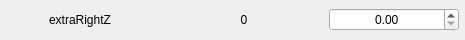
                      <widget class="QFrame" name="frame_64">
                       <property name="minimumSize">
                        <size>
                         <width>465</width>
                         <height>40</height>
                        </size>
                       </property>
                       <property name="maximumSize">
                        <size>
                         <width>465</width>
                         <height>40</height>
                        </size>
                       </property>
                       <property name="frameShape">
                        <enum>QFrame::NoFrame</enum>
                       </property>
                       <property name="frameShadow">
                        <enum>QFrame::Sunken</enum>
                       </property>
                       <layout class="QHBoxLayout" name="horizontalLayout_66">
                        <property name="spacing">
                         <number>5</number>
                        </property>
                        <property name="leftMargin">
                         <number>0</number>
                        </property>
                        <property name="topMargin">
                         <number>0</number>
                        </property>
                        <property name="rightMargin">
                         <number>5</number>
                        </property>
                        <property name="bottomMargin">
                         <number>0</number>
                        </property>
                        <item>
                         <widget class="QLabel" name="label_131">
                          <property name="minimumSize">
                           <size>
                            <width>158</width>
                            <height>0</height>
                           </size>
                          </property>
                          <property name="maximumSize">
                           <size>
                            <width>158</width>
                            <height>16777215</height>
                           </size>
                          </property>
                          <property name="toolTip">
                           <string>Additional offset on left and right foot target orientation (in radians). They must be set to zero if not used.</string>
                          </property>
                          <property name="text">
                           <string>extraRightZ</string>
                          </property>
                          <property name="alignment">
                           <set>Qt::AlignCenter</set>
                          </property>
                         </widget>
                        </item>
                        <item>
                         <widget class="QLabel" name="label_132">
                          <property name="minimumSize">
                           <size>
                            <width>158</width>
                            <height>0</height>
                           </size>
                          </property>
                          <property name="maximumSize">
                           <size>
                            <width>158</width>
                            <height>16777215</height>
                           </size>
                          </property>
                          <property name="text">
                           <string>0</string>
                          </property>
                          <property name="alignment">
                           <set>Qt::AlignCenter</set>
                          </property>
                         </widget>
                        </item>
                        <item>
                         <widget class="QDoubleSpinBox" name="doubleSpinBox_63">
                          <property name="minimumSize">
                           <size>
                            <width>130</width>
                            <height>0</height>
                           </size>
                          </property>
                          <property name="maximumSize">
                           <size>
                            <width>130</width>
                            <height>16777215</height>
                           </size>
                          </property>
                          <property name="styleSheet">
                           <string notr="true"/>
                          </property>
                          <property name="alignment">
                           <set>Qt::AlignCenter</set>
                          </property>
                         </widget>
                        </item>
                       </layout>
                      </widget>
